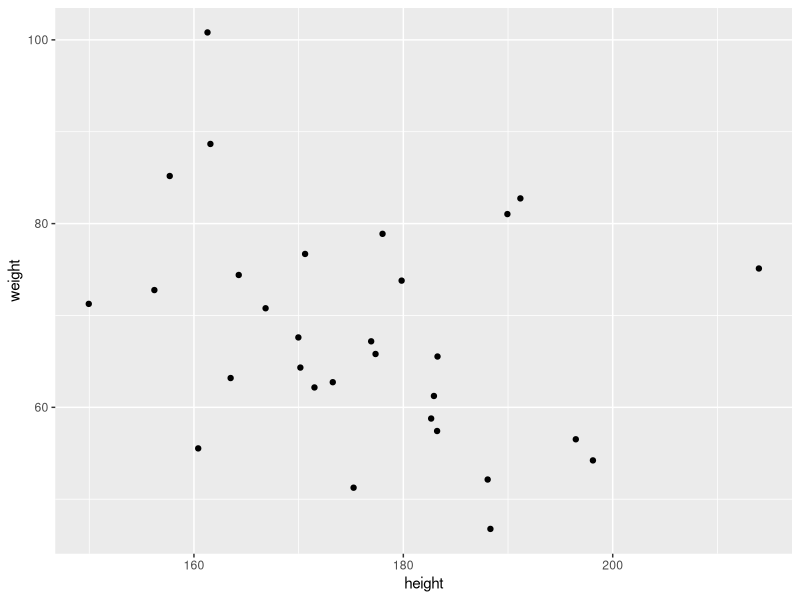
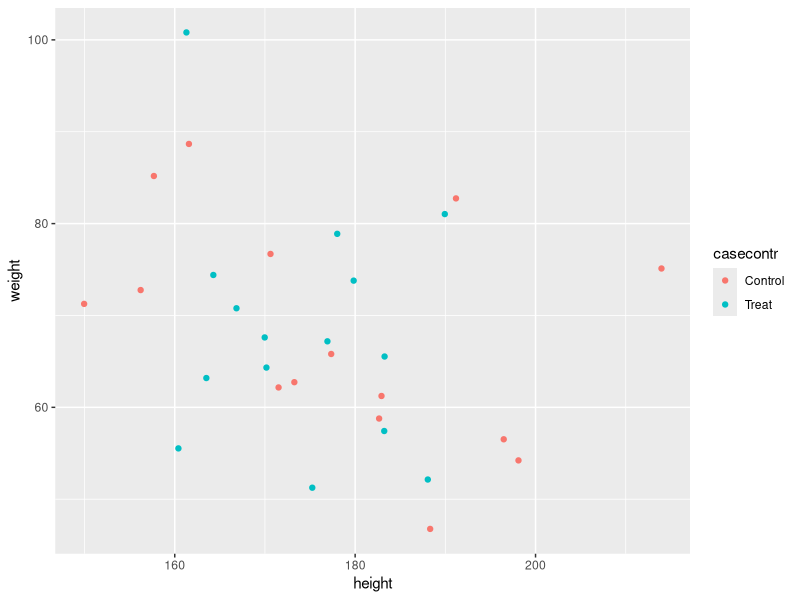
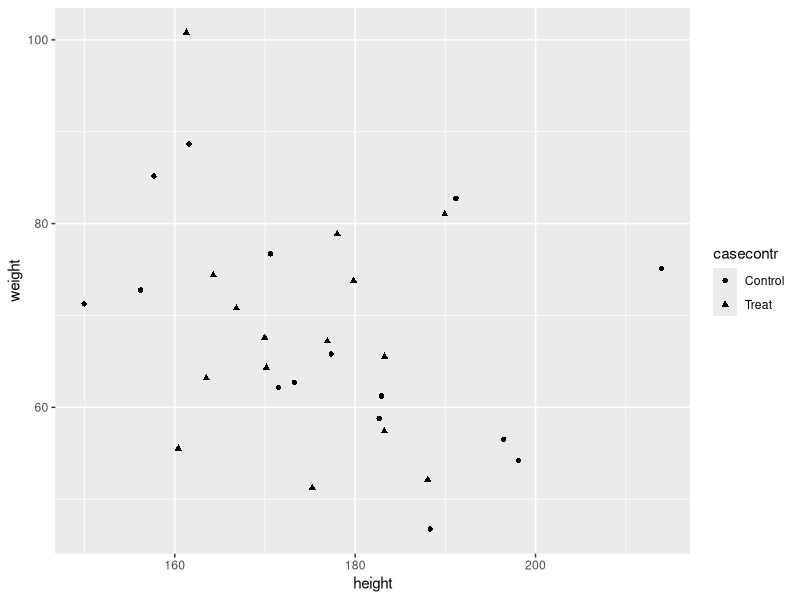
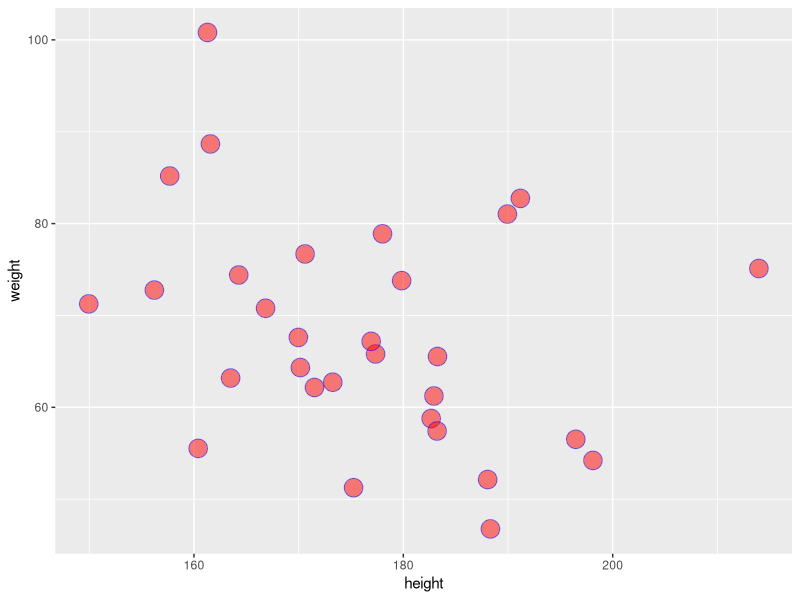
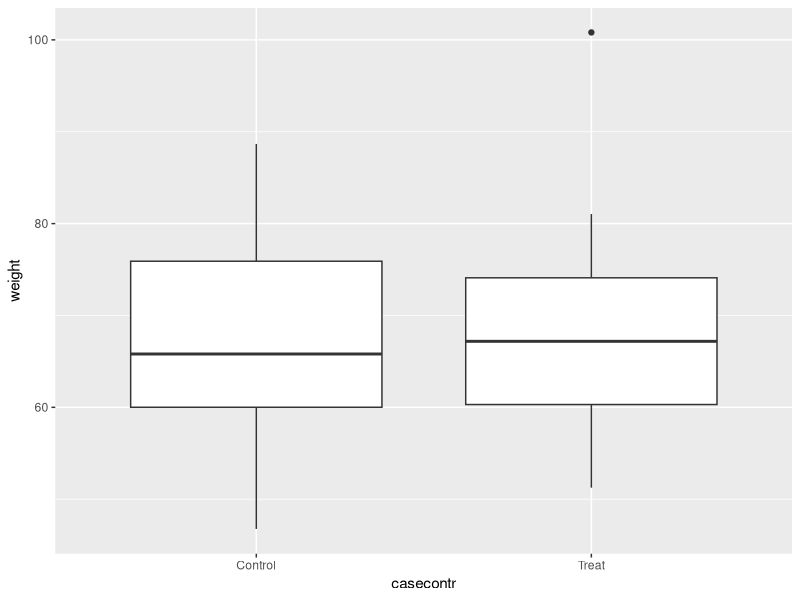
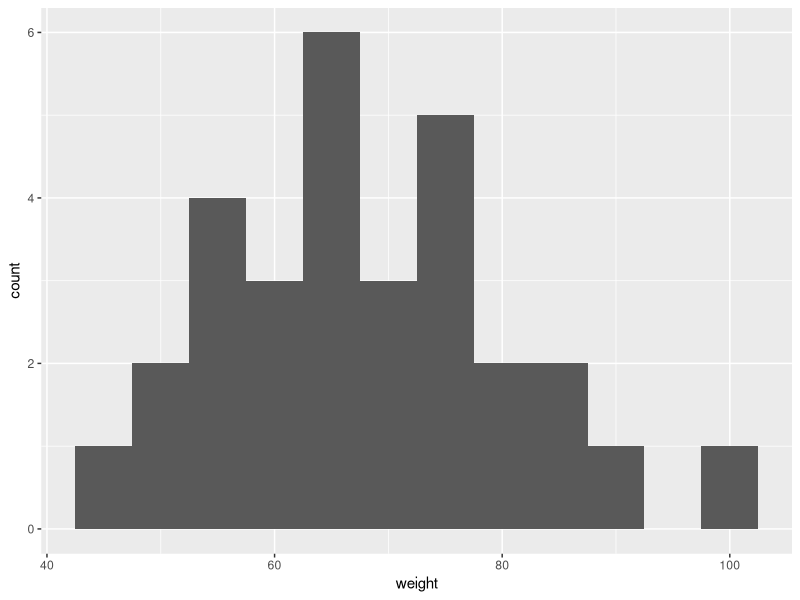

Recreate these plots in R, in order.
## ---- chunk 1
library(ggplot2)
d <- data.frame(height=rnorm(30, mean = 175, sd = 10),
                weight=rnorm(30, 68, 12),
                casecontr=gl(2, 15, labels = c("Control", "Treat")))
ggplot(data=d) +
  geom_point(mapping=aes(x=height, y=weight))
## ---- chunk 2
ggplot(data=d) +
  geom_point(mapping=aes(x=height, y=weight, color=casecontr))
## ---- chunk 3
ggplot(data=d) +
  geom_point(mapping=aes(x=height, y=weight, shape=casecontr))
## ---- chunk 4
ggplot(data=d) +
  geom_point(mapping=aes(x=height, y=weight), color='blue',
             size=6,
             shape=21,
             fill='red',
             alpha=0.5)

## ---- chunk 5
ggplot(data=d) +
  geom_boxplot(mapping=aes(x=casecontr, y=weight))
## ---- chunk 6
ggplot(data=d) +
  geom_histogram(mapping=aes(x=weight), binwidth=5)
